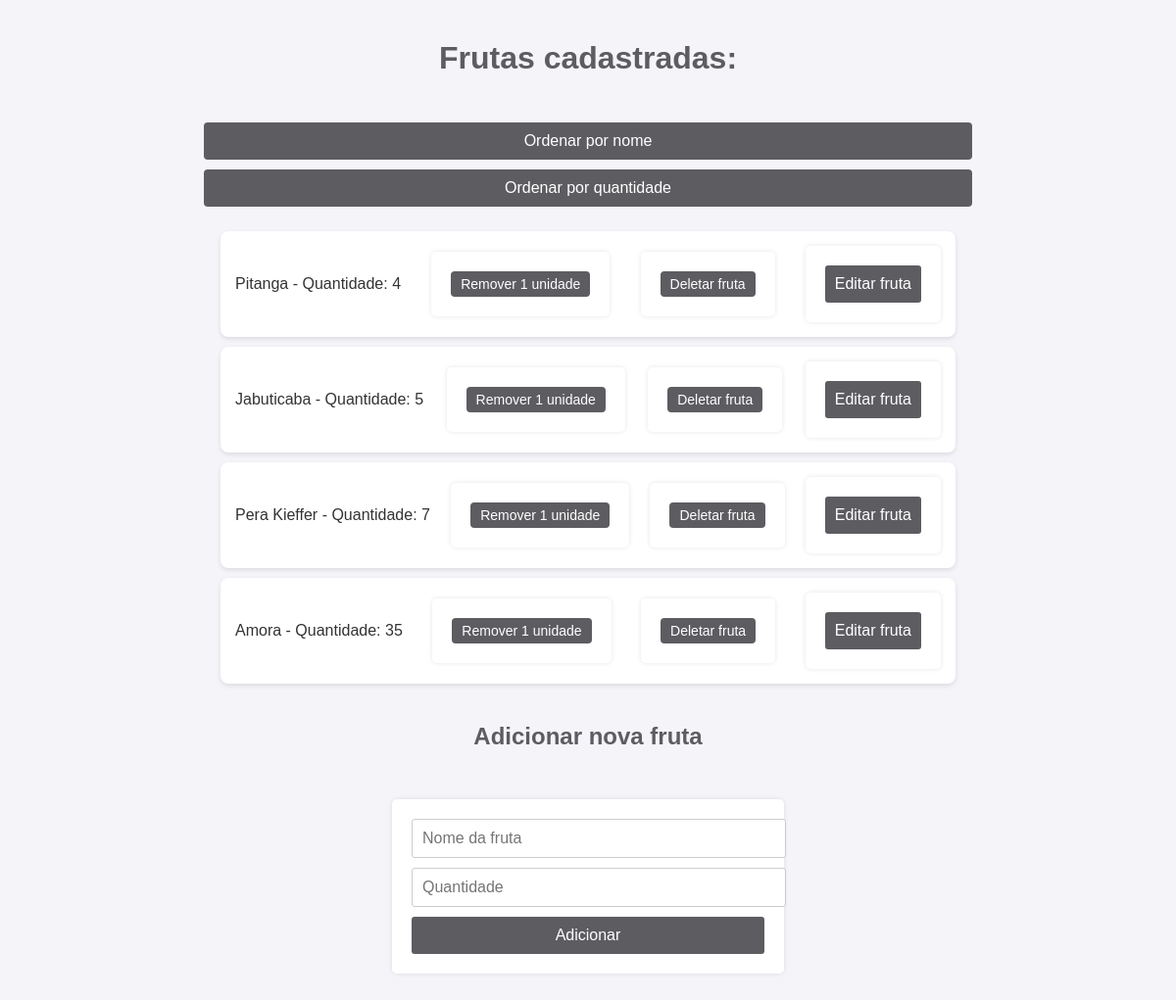
/?ordenar_por=quantidade, run on the app's committed database.
### frutas/models.py (models this page shows, shortened)
class Fruta(models.Model):
    nome = models.CharField(max_length=100)
    qtd = models.IntegerField(null=True)

### frutas/views.py (the view, shortened to what this page needs)
# urls.py: path('', views.listar_adicionar_frutas, name='listar_frutas'),
def listar_adicionar_frutas(request):
    ordenacao = request.GET.get('ordenar_por')
    if ordenacao == 'nome':
        frutas = Fruta.objects.all().order_by('nome')
    elif ordenacao == 'quantidade':
        frutas = Fruta.objects.all().order_by('qtd')
    else:
        frutas = Fruta.objects.all()
    return render(request, 'frutas/lista.html', {'frutas': frutas})

### frutas/templates/frutas/lista.html (shortened to what this page needs)
<!DOCTYPE html>
<html>
<head>
    {% load static %}
    <link rel="stylesheet" type="text/css" href="{% static 'frutas/style.css' %}">
</head>
<body>
    <h1>Frutas cadastradas:</h1>
    <div style="text-align: center; margin-bottom: 20px;">
        <a href="?ordenar_por=nome" class="botao-ordenar">Ordenar por nome</a>
        <a href="?ordenar_por=quantidade" class="botao-ordenar">Ordenar por quantidade</a>
    </div>
    <ul>
        {% if frutas %}
            {% for fruta in frutas %}
                <li>
                    <div class="fruta-info">{{ fruta.nome }} - Quantidade: {{ fruta.qtd }}</div>
                    {% if fruta.id %}
                        <form action="{% url 'excluir_fruta' fruta.id %}" method="POST" class="form-excluir">
                            <button type="submit" class="botao-excluir">
                                Remover 1 unidade
                            </button>
                        </form>
                        <form action="{% url 'deletar_fruta' fruta.id %}" method="POST" class="form-excluir">
                            <button type="submit" class="botao-excluir">
                                Deletar fruta
                            </button>
                        </form>
                        <form action="{% url 'editar_fruta' fruta.id %}" method="GET" class="form-excluir">
                            <button type="submit" class="botao-editar">
                                Editar fruta
                            </button>
                        </form>
                    {% endif %}
                </li>
            {% endfor %}
        {% else %}
            <li>Nenhuma fruta cadastrada.</li>
        {% endif %}
    </ul>
    <h2>Adicionar nova fruta</h2>
    <form method="POST">
        <input type="text" name="nome" placeholder="Nome da fruta" required>
        <input type="number" name="qtd" placeholder="Quantidade" required min="1">
        <button type="submit">Adicionar</button>
    </form>
</body>
</html>

### frutas/static/frutas/style.css (style rules this page uses)
body { font-family: Arial, sans-serif; background-color: #f4f4f9; color: #333; margin: 0; padding: 0; }
h1, h2 { color: #5D5C61; text-align: center; padding: 20px 0; }
ul { list-style: none; padding: 0; margin: 20px auto; max-width: 750px; }
li { display: flex; justify-content: space-between; align-items: center; background-color: white; margin-bottom: 10px; padding: 15px; border-radius: 8px; box-shadow: 0px 2px 5px rgba(0, 0, 0, 0.1); }
form { background-color: #fff; margin: 30px 400px; padding: 20px; border-radius: 5px; box-shadow: 0 0 5px rgba(0, 0, 0, 0.1); }
form input[type="text"], form input[type="number"] { width: 100%; padding: 10px; margin-bottom: 10px; border: 1px solid #ccc; border-radius: 3px; font-size: 16px; }
form button { width: 100%; padding: 10px; background-color: #5D5C61; color: #fff; border: none; border-radius: 3px; font-size: 16px; cursor: pointer; }
.fruta-info { font-size: 16px; }
.form-excluir { margin: 0; }
.botao-excluir { background-color: #5D5C61; color: white; border: none; padding: 5px 10px; border-radius: 4px; cursor: pointer; font-size: 14px; }
.botao-ordenar { text-decoration: none; background-color: #5D5C61; color: white; padding: 10px 20px; margin: 5px; border-radius: 4px; font-size: 16px; transition: background-color 0.3s ease; width: 62%; }
a { display: inline-block; text-decoration: none; background-color: #5D5C61; color: white; padding: 10px 20px; border-radius: 4px; font-size: 16px; text-align: center; transition: background-color 0.3s ease; width: 97%; }

### data on the page
Fruta: nome "Pitanga", qtd "4", shows "Remover 1 unidade"
Fruta: nome "Jabuticaba", qtd "5", shows "Remover 1 unidade"
Fruta: nome "Pera Kieffer", qtd "7", shows "Remover 1 unidade"
Fruta: nome "Amora", qtd "35", shows "Remover 1 unidade"
